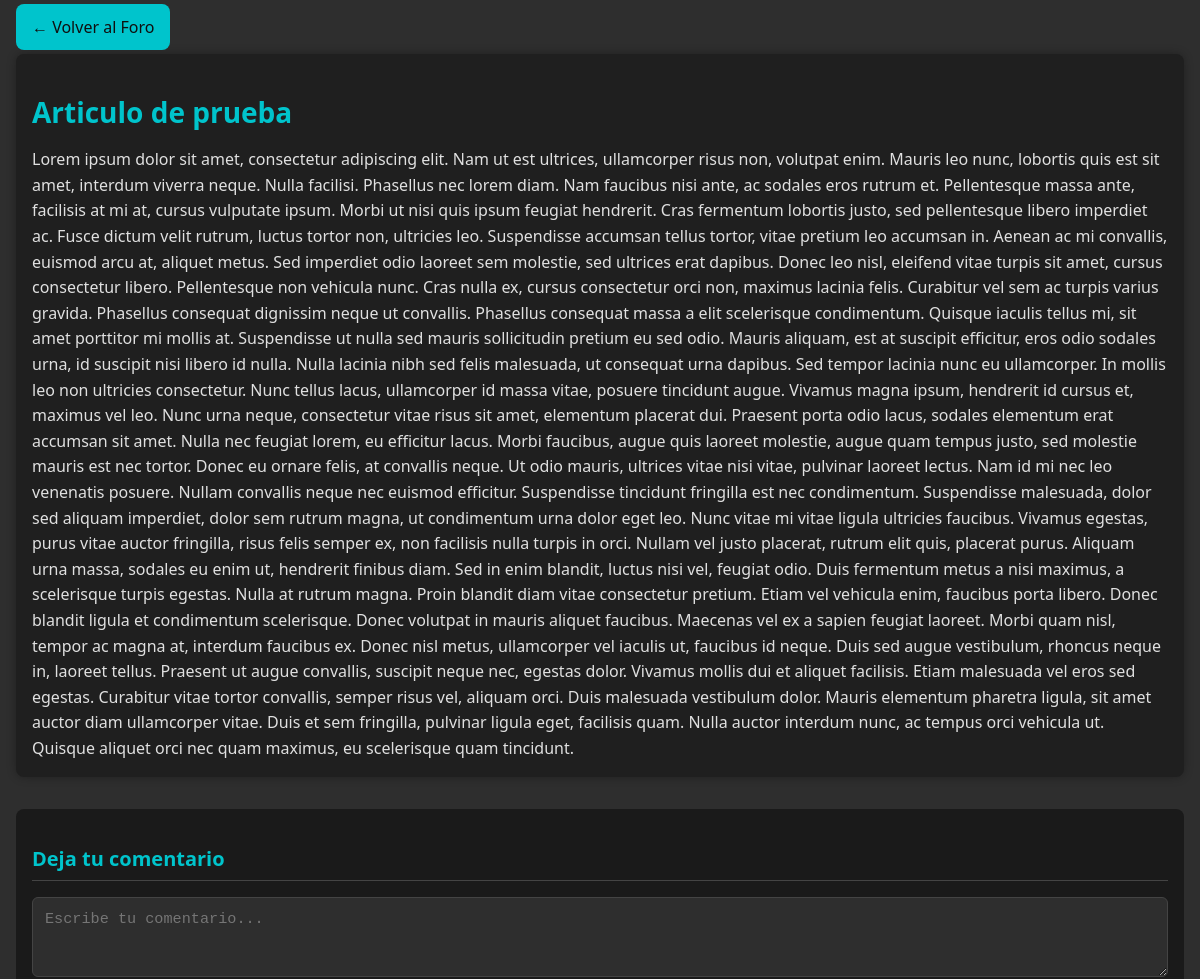
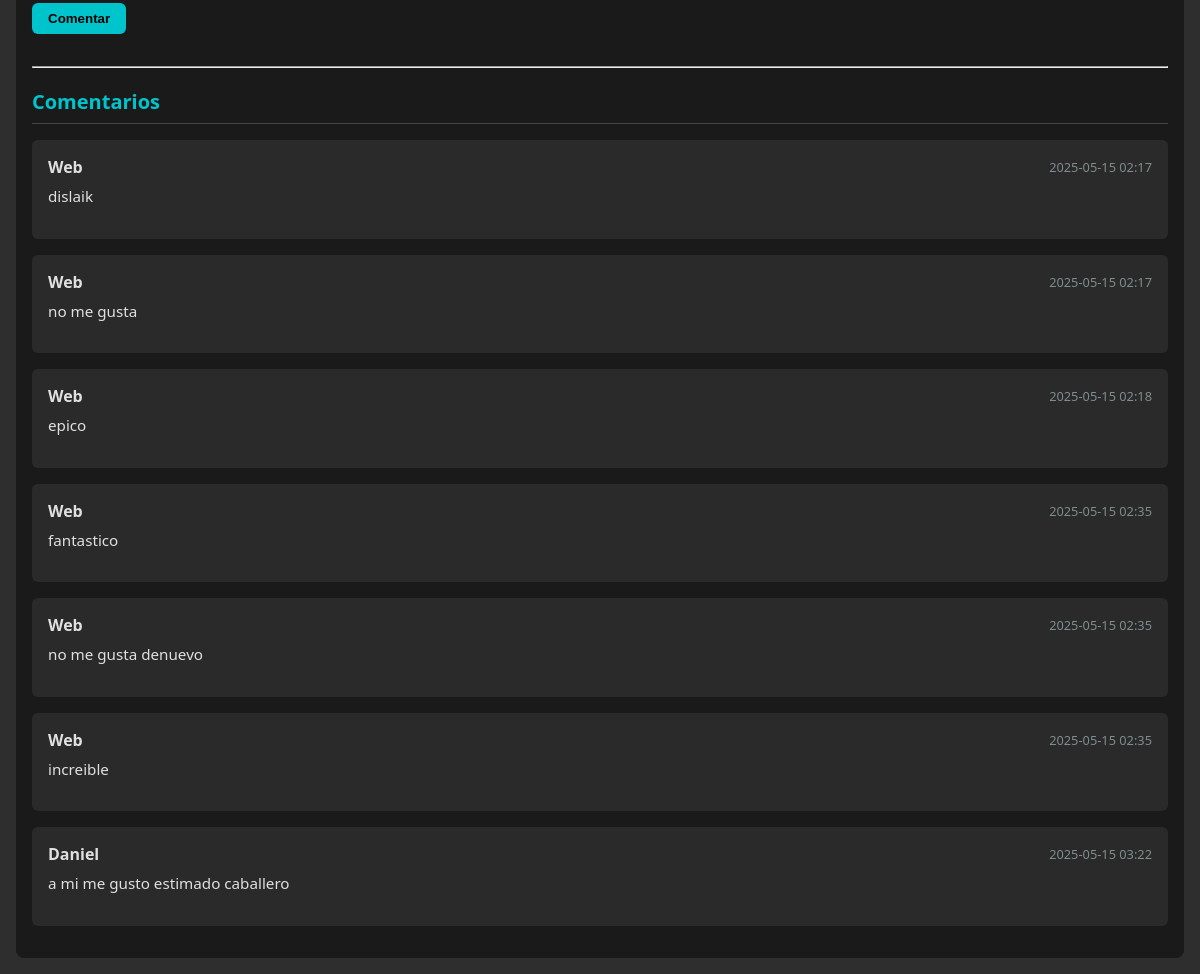
/publicaciones/1, run on the app's committed database (2 pictures, top to bottom).
### modelos/publicacion.py (models this page shows, shortened)
class Publicacion(db.Model):
    __tablename__ = 'publicaciones'
    id = Column(Integer, primary_key=True)
    titulo = Column(String(200), nullable=False)
    contenido = Column(Text, nullable=False)
    fecha_creacion = Column(DateTime, default=datetime.utcnow)
    usuario_id = Column(Integer, ForeignKey('usuarios.id', ondelete='CASCADE'))
    usuario = relationship("Usuario", back_populates="publicaciones")
    comentarios = relationship("Comentario", back_populates="publicacion", cascade="all, delete-orphan")
    suscripciones = relationship("Suscripcion", back_populates="publicacion", cascade="all, delete-orphan")

### modelos/comentario.py (models this page shows, shortened)
class Comentario(db.Model):
    __tablename__ = 'comentarios'
    id = Column(Integer, primary_key=True)
    contenido = Column(Text, nullable=False)
    fecha_creacion = Column(DateTime, default=datetime.utcnow)
    usuario_id = Column(Integer, ForeignKey('usuarios.id', ondelete='CASCADE'))
    publicacion_id = Column(Integer, ForeignKey('publicaciones.id', ondelete='CASCADE'))
    usuario = relationship("Usuario", back_populates="comentarios")
    publicacion = relationship("Publicacion", back_populates="comentarios")

### modelos/usuario.py (models this page shows, shortened)
class Usuario(db.Model):
    __tablename__ = 'usuarios'
    id = db.Column(db.Integer, primary_key=True)
    nombre = db.Column(db.String(100), nullable=False)
    activo = db.Column(db.Boolean, default=True)
    correo = db.Column(db.String(100), unique=True, nullable=False)
    contrasena = db.Column(db.String(255), nullable=False)
    cuentas_bancarias = relationship("CuentaBancaria", back_populates="usuario", passive_deletes=True)
    comentarios = relationship("Comentario", back_populates="usuario", passive_deletes=True)
    notificaciones = relationship("Notificacion", back_populates="usuario", passive_deletes=True)
    publicaciones = relationship("Publicacion", back_populates="usuario", passive_deletes=True)
    suscripciones = relationship("Suscripcion", back_populates="usuario", cascade="all, delete-orphan")
    siguiendo = relationship("SuscripcionAutor", foreign_keys="[SuscripcionAutor.subscriber_id]", back_populates="suscriptor", cascade="all, delete-orphan")
    seguidores = relationship("SuscripcionAutor", foreign_keys="[SuscripcionAutor.autor_id]", back_populates="autor", cascade="all, delete-orphan")

### rutas/publicacion_rutas.py (the view)
@publicacion_rutas.route('/<int:publicacion_id>', methods=['GET'])
def ver_publicacion(publicacion_id):
    publicacion = current_app.publicacion_servicio.obtener_publicacion_o_404(publicacion_id)
    return render_template('publicacion_detalle.html', publicacion=publicacion)

### servicios/base_datos.py (called while the page is built)
    @staticmethod
    def obtener_por_id(modelo, id_):
        return modelo.query.get(id_)

### servicios/publicacion_servicio.py (called while the page is built)
    def obtener_publicacion_o_404(self, publicacion_id: int):
        publicacion = self.repositorio.obtener_por_id(Publicacion, publicacion_id)
        if not publicacion:
            abort(404, description="Publicación no encontrada")
        return publicacion

### templates/publicacion_detalle.html (shortened to what this page needs)
<!DOCTYPE html>
<html lang="en">
<head>
  <link rel="stylesheet" href="{{ url_for('static', filename='css/comentario.css') }}">
</head>
<body>
  <div class="page-content">
    <p><a href="{{ url_for('publicacion_rutas.foro') }}" class="btn btn-sm btn-primary">
      ← Volver al Foro
    </a></p>
    <article>
      <h1>
        <a href="{{ url_for('publicacion_rutas.ver_publicacion', publicacion_id=publicacion.id) }}">
          {{ publicacion.titulo }}
        </a>
      </h1>
      <div class="mt-4">
        {{ publicacion.contenido }}
      </div>
    </article>
    <section id="comments" class="comments-section">
      <h3>Deja tu comentario</h3>
      <form class="comment-form"
            action="{{ url_for('publicacion_rutas.crear_comentario', publicacion_id=publicacion.id) }}"
            method="post">
        <div class="form-group">
          <textarea name="contenido"
                    rows="3"
                    placeholder="Escribe tu comentario..."
                    required>{{ request.form.contenido or '' }}</textarea>
        </div>
        <button type="submit">Comentar</button>
      </form>
      <hr>
      <h3>Comentarios</h3>
      <div class="comments-list">
        {% if publicacion.comentarios %}
          {% for c in publicacion.comentarios %}
            <div class="comment">
              <div class="comment-header">
                <h5>{{ c.usuario.nombre }}</h5>
                <small>{{ c.fecha_creacion.strftime('%Y-%m-%d %H:%M') }}</small>
              </div>
              <div class="comment-body">
                <p>{{ c.contenido }}</p>
              </div>
            </div>
          {% endfor %}
        {% else %}
          <p>No hay comentarios aún. ¡Sé el primero!</p>
        {% endif %}
      </div>
    </section>
  </div>
</body>
</html>

### static/css/comentario.css (style rules this page uses)
body { background-color: #2e2e2e; color: #e0e0e0; font-family: 'Segoe UI', Tahoma, Geneva, Verdana, sans-serif; margin: 0; padding: 0; }
.page-content { max-width: 1200px; margin: 2rem auto; padding: 0 1rem; }
article { background-color: #1f1f1f; padding: 1.5rem; border-radius: 8px; box-shadow: 0 0 10px rgba(0,0,0,0.3); margin-bottom: 2rem; }
article h1 { margin-bottom: 1rem; font-size: 1.75rem; }
article h1 a { color: #00c4cc; text-decoration: none; }
article .mt-4 { margin-top: 1rem; line-height: 1.6; }
.btn-primary { background-color: #00c4cc; color: #0f0f0f; border: none; padding: 0.75rem 1rem; border-radius: 8px; cursor: pointer; margin-bottom: 2.5rem; transition: background 0.3s; text-decoration: none; }
.comments-section { background-color: #1a1a1a; padding: 1.5rem; border-radius: 8px; }
.comments-section h3 { color: #00c4cc; margin-bottom: 1rem; font-size: 1.25rem; border-bottom: 1px solid #444; padding-bottom: 0.5rem; }
.comment-form { margin-bottom: 2rem; }
.comment-form .form-group textarea { box-sizing: border-box; width: 100%; max-width: 100%; background-color: #2e2e2e; border: 1px solid #444; border-radius: 6px; color: #e0e0e0; padding: 0.75rem; font-size: 0.95rem; resize: vertical; }
.comment-form button { background-color: #00c4cc; color: black; border: none; padding: 0.5rem 1rem; border-radius: 6px; font-weight: bold; cursor: pointer; }
.comments-list { margin-top: 1rem; }
.comment { background-color: #2a2a2a; padding: 1rem; border-radius: 6px; margin-bottom: 1rem; }
.comment-header { display: flex; justify-content: space-between; align-items: center; }
.comment-header h5 { font-size: 1rem; margin: 0; color: #e0e0e0; }
.comment-header small { color: #7f8c8d; font-size: 0.8rem; }
.comment-body p { margin-top: 0.5rem; font-size: 0.95rem; line-height: 1.4; }
@media (max-width: 1200px) { .page-content { margin: 1rem; padding: 0; } }
@media (max-width: 1200px) { article, .comments-section { padding: 1rem; } }

### data on the page
Publicacion: titulo "Articulo de prueba", contenido "Lorem ipsum dolor sit amet, consectetur adipiscing elit. Nam ut est ultrices, ullamcorper risus non, volutpat enim. Mauris leo nunc, lobortis quis est sit amet, interdum viverra neque. Nulla facilisi. Phasellus nec lorem diam. Nam faucibus nisi ante, ac sodales eros rutrum et. Pellentesque massa ante, facilisis at mi at, cursus vulputate ipsum. Morbi ut nisi quis ipsum feugiat hendrerit. Cras fermentum lobortis justo, sed pellentesque libero imperdiet ac. Fusce dictum velit rutrum, luctus tortor non, ultricies leo. Suspendisse accumsan tellus tortor, vitae pretium leo accumsan in. Aenean ac mi convallis, euismod arcu at, aliquet metus. Sed imperdiet odio laoreet sem molestie, sed ultrices…"
Comentario: usuario.nombre "Web", fecha_creacion "2025-05-15 02:17", contenido "dislaik"
Comentario: usuario.nombre "Web", fecha_creacion "2025-05-15 02:17", contenido "no me gusta"
Comentario: usuario.nombre "Web", fecha_creacion "2025-05-15 02:18", contenido "epico"
Comentario: usuario.nombre "Web", fecha_creacion "2025-05-15 02:35", contenido "fantastico"
Comentario: usuario.nombre "Web", fecha_creacion "2025-05-15 02:35", contenido "no me gusta denuevo"
Comentario: usuario.nombre "Web", fecha_creacion "2025-05-15 02:35", contenido "increible"
Comentario: usuario.nombre "Daniel", fecha_creacion "2025-05-15 03:22", contenido "a mi me gusto estimado caballero"
